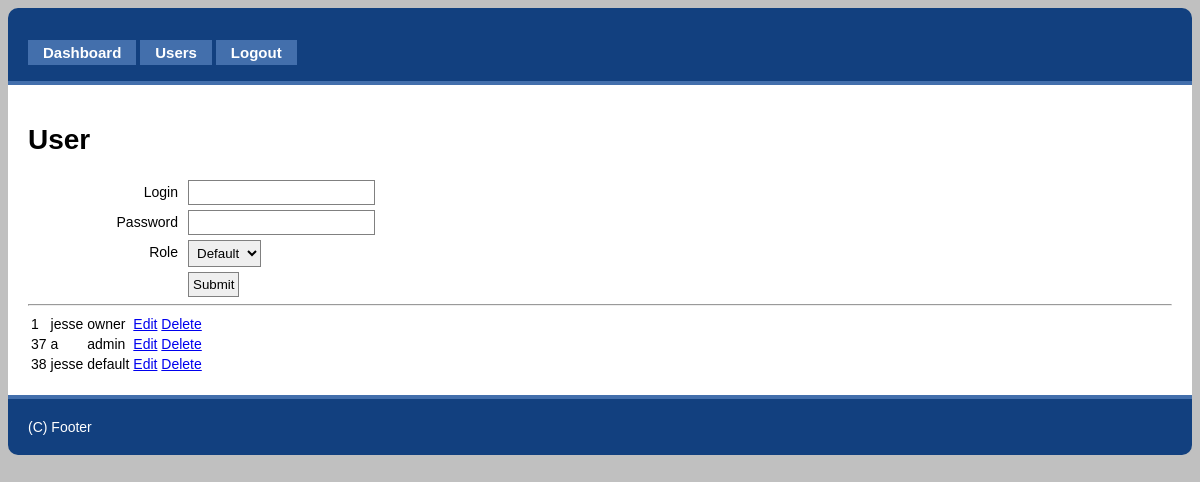
The app's page /user (signed in), older data.
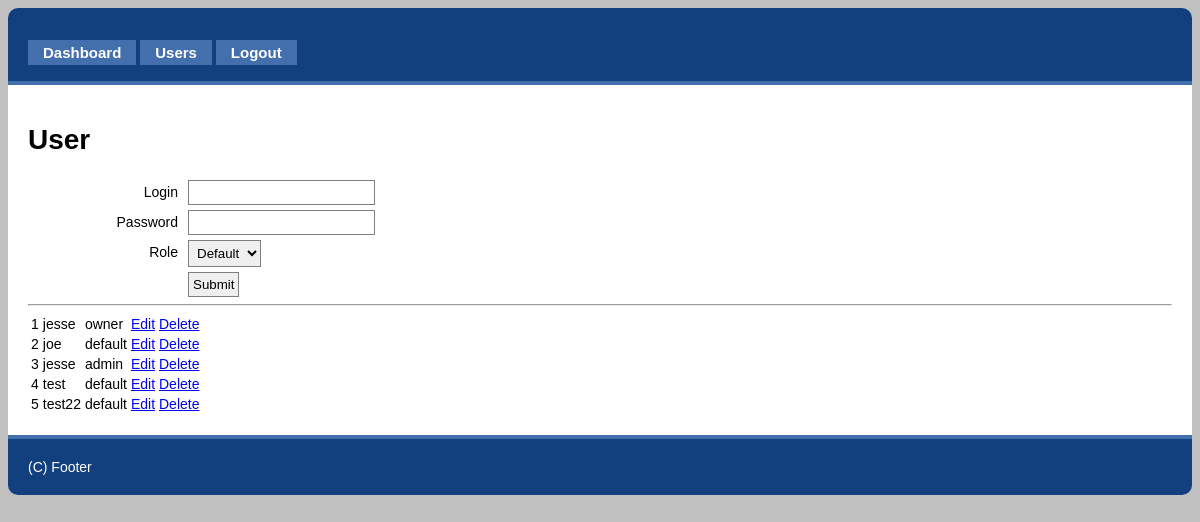
The same page, newer data.
### tables this page shows
CREATE TABLE IF NOT EXISTS `users` (
  `id` int(11) NOT NULL AUTO_INCREMENT,
  `login` varchar(25) NOT NULL,
  `password` varchar(32) NOT NULL,
  `role` enum('default','admin','owner') NOT NULL DEFAULT 'default',
  PRIMARY KEY (`id`)
);

### controllers/user.php (called while the page is built, shortened)
<?php
class User extends Controller
	{
		public function index()
			{
				$this->view->userList=$this->model->userList();
				$this->view->render('user/index');
			}
	}

### index.php (called while the page is built, shortened)
<?php
require "libs/bootstrap.php";
require "libs/controller.php";
require "libs/model.php";
require "libs/view.php";
require "libs/session.php";
$app=new Bootstrap();

### libs/session.php (called while the page is built, shortened)
<?php
class Session
	{
		public static function get($key)
			{
				if (isset($_SESSION[$key]))
					{
						return $_SESSION[$key];
					}
			}
	}

### libs/model.php (called while the page is built)
<?php
class Model
	{
		function __construct()
			{
				$this->db=new database();
			}
	}

### models/user_model.php (called while the page is built, shortened)
<?php
class User_Model extends Model
	{
		public function userList()
			{
				$sth=$this->db->prepare('SELECT id, login, role FROM users');
				$sth->execute();
				return $sth->fetchAll();
			}
	}

### libs/controller.php (called while the page is built, shortened)
<?php
class Controller
	{
		public function loadModel($name)
			{
				$path="models/{$name}_model.php";
				if (file_exists($path))
					{
						$this->model=new $modelName();
					}
			}
	}

### views/user/index.php (the view, shortened to what this page needs)
<h1>User</h1>
<form method="post" action="<?php echo URL; ?>user/create">
	<label>Login</label>
		<input type="text" name="login" /><br />
	<label>Password</label>
		<input type="text" name="password" /><br />
	<label>Role</label>
		<select name="role">
		<option value="default">Default</option>
		</select><br />
	<label>&nbsp;</label>
		<input type="submit"  value="Submit" />
</form>
<hr />
<table>
<?php
foreach($this->userList as $key=>$value)
	{
		echo "<tr>";
		echo "<td>{$value['id']}</td>";
		echo "<td>{$value['login']}</td>";
		echo "<td>{$value['role']}</td>";
		echo '<td>
				<a href="'.URL.'user/edit/'.$value['id'].'">Edit</a>
				<a href="'.URL.'user/delete/'.$value['id'].'">Delete</a></td>';
		echo "</tr>";
	}
?>
</table>

### libs/bootstrap.php (shortened to what this page needs)
<?php
class Bootstrap
	{
		function __construct()
			{
				$url=isset($_GET['url'])?$_GET['url']:null;
				$url=rtrim($url,'/');
				$url=explode('/',$url);
				$controller=new $url[0];
				$controller->loadModel($url[0]);
				if (isset($url[2]))
					{
						if (method_exists($controller,$url[1]))
							{
								$controller->{$url[1]}($url[2]);
							}
						else
							{
								$this->error();
							}
					}
				else
					{
						if (isset($url[1]))
							{
								if (method_exists($controller,$url[1]))
									{
										$controller->{$url[1]}();
									}
								else
									{
										$this->error();
									}
							}
						else
							{
								$controller->index();
							}
					}
			}
	}

### libs/view.php (shortened to what this page needs)
<?php
class View
	{
		public function render($name,$noInclude=false)
			{
				if ($noInclude==true)
					{
						require "views/{$name}.php";
					}
				else
					{
						require "views/header.php";
						require "views/{$name}.php";
						require "views/footer.php";
					}
			}
	}

### views/header.php (shortened to what this page needs)
<!DOCTYPE html>
<html>
<head>
	<link rel="stylesheet" href="<?php echo URL; ?>public/css/default.css" />
</head>
<body>
<div id="header">
<br />
<?php
if (Session::get('loggedIn')==true):
?>
	<a href="<?php echo URL; ?>dashboard">Dashboard</a>
		<?php
		if (Session::get('role')=='owner'):
		?>
			<a href="<?php echo URL; ?>user">Users</a>
		<?php
		endif;
		?>
	<a href="<?php echo URL; ?>dashboard/logout">Logout</a>
<?php
else:
?>
	<a href="<?php echo URL; ?>login">Login</a>
<?php
endif;
?>
</div>
<div id="content">

### views/footer.php
</div>
<div id="footer">
	(C) Footer
</div>
</body>
</html>

### public/css/default.css (style rules this page uses)
body { background: silver; font: 14px 'trebuchet ms', arial, sans-serif; }
#header { padding: 20px; background: #12407f; color: #fff; border-top-left-radius: 10px; border-top-right-radius: 10px; border-bottom: 4px solid #436fac; }
#content { background: #fff; padding: 20px; }
#footer { background: #12407f; color: #fff; padding: 20px; border-top: 4px solid #436fac; border-bottom-left-radius: 10px; border-bottom-right-radius: 10px; }
#header a { color: #fff; background: #436fac; padding: 4px 15px; text-decoration: none; font-size: 15px; font-weight: bolder; }
form { font: 100% verdana,arial,sans-serif; }
form label { display: block; float: left; width: 150px; padding: 0; margin: 9px 0 0; text-align: right; }
form input, form select { width: auto; margin: 5px 0 0 10px; border: 1px solid gray; padding: 4px; }

Row changes from the older to the newer data that the page shows:
removed users: id "37", login "a", role "admin"
removed users: id "38", login "jesse", role "default"
added users: id "2", login "joe", role "default"
added users: id "3", login "jesse", role "admin"
added users: id "4", login "test", role "default"
added users: id "5", login "test22", role "default"
